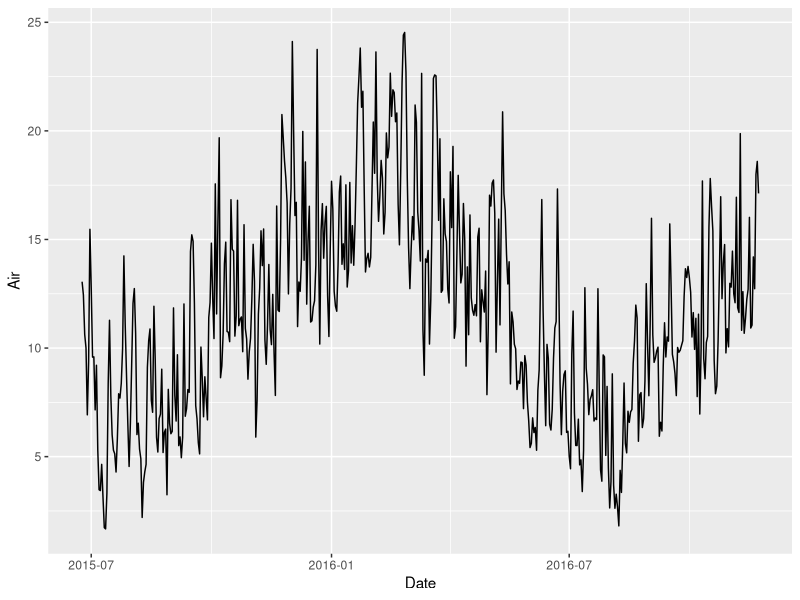
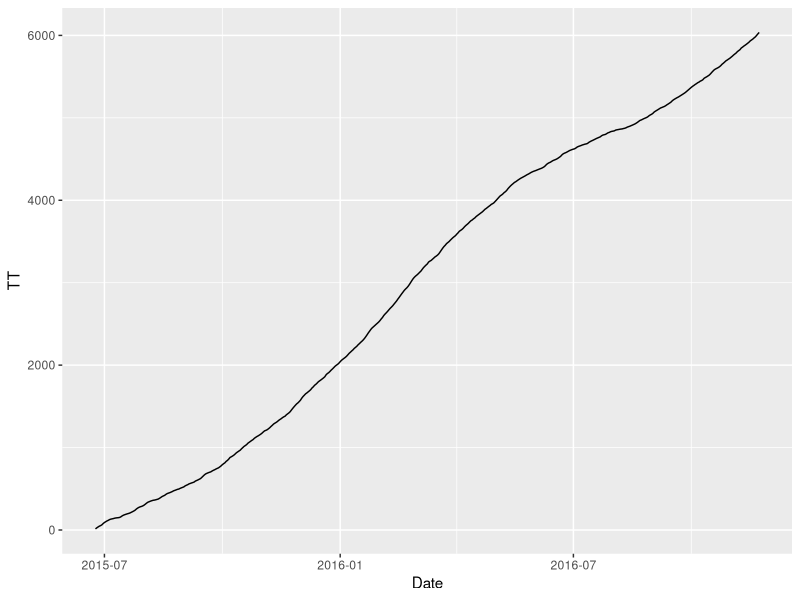

Recreate these plots in R, in order.
## ---- chunk 1
library(tidyr)
library (dplyr)
library (ggplot2)
library (lubridate)
## ---- chunk 2
setwd("C:\\Users\\EdCarmen\\Documents\\CarmenProjects2016\\GitSubclover")
getwd()
df_file <- read.table("HistoricMeanTemp.txt", header=TRUE)

head(df_file)

#keep this scirpt for the real weather data

#df_Airjune <- read.table("MeanAirTMidJune.txt",header=TRUE)
#head(df_Airjune)
#df_file <- read.table("LoggerTemp.txt",header=TRUE)
#head(df_file)

#df_file <- rbind(df_Airjune,df_file)
#head(df_file,20)


## ---- chunk 3
#Calculat Mean Air Temp

df_file$Date <- dmy(df_file$Date)

df_file <- df_file%>%
group_by(Date)%>%
summarise_each(funs(mean))
head(df_file)

#graph meanAir Temp

df_file %>% 
ggplot(aes(x=Date, y= Air)) +
    geom_line()
## ---- chunk 4

df_file <- df_file%>%
group_by(Date) %>%
summarise_each(funs(mean))%>%
  mutate(TT = cumsum(Air))%>%
 # dplyr::select(-hour,-Air)
  dplyr::select(-Air) # using I2 input

write.table(df_file, "ThermalSum.txt")

## ---- chunk 5

df_file %>% 
ggplot(aes(x=Date, y= TT)) +
    geom_line()

